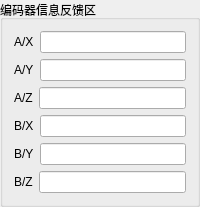
        <widget class="QGroupBox" name="groupBox">
         <property name="title">
          <string>编码器信息反馈区</string>
         </property>
         <layout class="QVBoxLayout" name="verticalLayout_2">
          <item>
           <layout class="QVBoxLayout" name="verticalLayout">
            <item>
             <layout class="QHBoxLayout" name="horizontalLayout">
              <item>
               <widget class="QLabel" name="label">
                <property name="text">
                 <string>A/X</string>
                </property>
               </widget>
              </item>
              <item>
               <widget class="QLineEdit" name="RobotAAxisXlineEdit">
                <property name="readOnly">
                 <bool>true</bool>
                </property>
               </widget>
              </item>
             </layout>
            </item>
            <item>
             <layout class="QHBoxLayout" name="horizontalLayout_2">
              <item>
               <widget class="QLabel" name="label_2">
                <property name="text">
                 <string>A/Y</string>
                </property>
               </widget>
              </item>
              <item>
               <widget class="QLineEdit" name="RobotAAxisYlineEdit">
                <property name="readOnly">
                 <bool>true</bool>
                </property>
               </widget>
              </item>
             </layout>
            </item>
            <item>
             <layout class="QHBoxLayout" name="horizontalLayout_3">
              <item>
               <widget class="QLabel" name="label_3">
                <property name="text">
                 <string>A/Z</string>
                </property>
               </widget>
              </item>
              <item>
               <widget class="QLineEdit" name="RobotAAxisZlineEdit">
                <property name="readOnly">
                 <bool>true</bool>
                </property>
               </widget>
              </item>
             </layout>
            </item>
            <item>
             <layout class="QHBoxLayout" name="horizontalLayout_4">
              <item>
               <widget class="QLabel" name="label_4">
                <property name="text">
                 <string>B/X</string>
                </property>
               </widget>
              </item>
              <item>
               <widget class="QLineEdit" name="RobotBAxisXlineEdit">
                <property name="readOnly">
                 <bool>true</bool>
                </property>
               </widget>
              </item>
             </layout>
            </item>
            <item>
             <layout class="QHBoxLayout" name="horizontalLayout_5">
              <item>
               <widget class="QLabel" name="label_5">
                <property name="text">
                 <string>B/Y</string>
                </property>
               </widget>
              </item>
              <item>
               <widget class="QLineEdit" name="RobotBAxisYlineEdit">
                <property name="readOnly">
                 <bool>true</bool>
                </property>
               </widget>
              </item>
             </layout>
            </item>
            <item>
             <layout class="QHBoxLayout" name="horizontalLayout_6">
              <item>
               <widget class="QLabel" name="label_6">
                <property name="text">
                 <string>B/Z</string>
                </property>
               </widget>
              </item>
              <item>
               <widget class="QLineEdit" name="RobotBAxisZlineEdit">
                <property name="readOnly">
                 <bool>true</bool>
                </property>
               </widget>
              </item>
             </layout>
            </item>
           </layout>
          </item>
         </layout>
        </widget>
